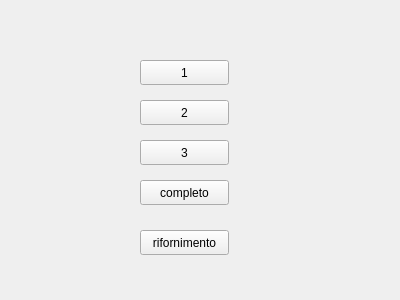
<?xml version="1.0" encoding="UTF-8"?>
<ui version="4.0">
 <class>Form</class>
 <widget class="QWidget" name="Form">
  <property name="geometry">
   <rect>
    <x>0</x>
    <y>0</y>
    <width>400</width>
    <height>300</height>
   </rect>
  </property>
  <property name="windowTitle">
   <string>Form</string>
  </property>
  <widget class="QPushButton" name="pushButton_uno">
   <property name="geometry">
    <rect>
     <x>140</x>
     <y>60</y>
     <width>89</width>
     <height>25</height>
    </rect>
   </property>
   <property name="text">
    <string>1</string>
   </property>
  </widget>
  <widget class="QPushButton" name="pushButton_due">
   <property name="geometry">
    <rect>
     <x>140</x>
     <y>100</y>
     <width>89</width>
     <height>25</height>
    </rect>
   </property>
   <property name="text">
    <string>2</string>
   </property>
  </widget>
  <widget class="QPushButton" name="pushButton_tre">
   <property name="geometry">
    <rect>
     <x>140</x>
     <y>140</y>
     <width>89</width>
     <height>25</height>
    </rect>
   </property>
   <property name="text">
    <string>3</string>
   </property>
  </widget>
  <widget class="QPushButton" name="pushButton_completo">
   <property name="geometry">
    <rect>
     <x>140</x>
     <y>180</y>
     <width>89</width>
     <height>25</height>
    </rect>
   </property>
   <property name="text">
    <string>completo</string>
   </property>
  </widget>
  <widget class="QPushButton" name="pushButton_rifornimento">
   <property name="geometry">
    <rect>
     <x>140</x>
     <y>230</y>
     <width>89</width>
     <height>25</height>
    </rect>
   </property>
   <property name="text">
    <string>rifornimento</string>
   </property>
  </widget>
 </widget>
 <resources/>
 <connections/>
</ui>
